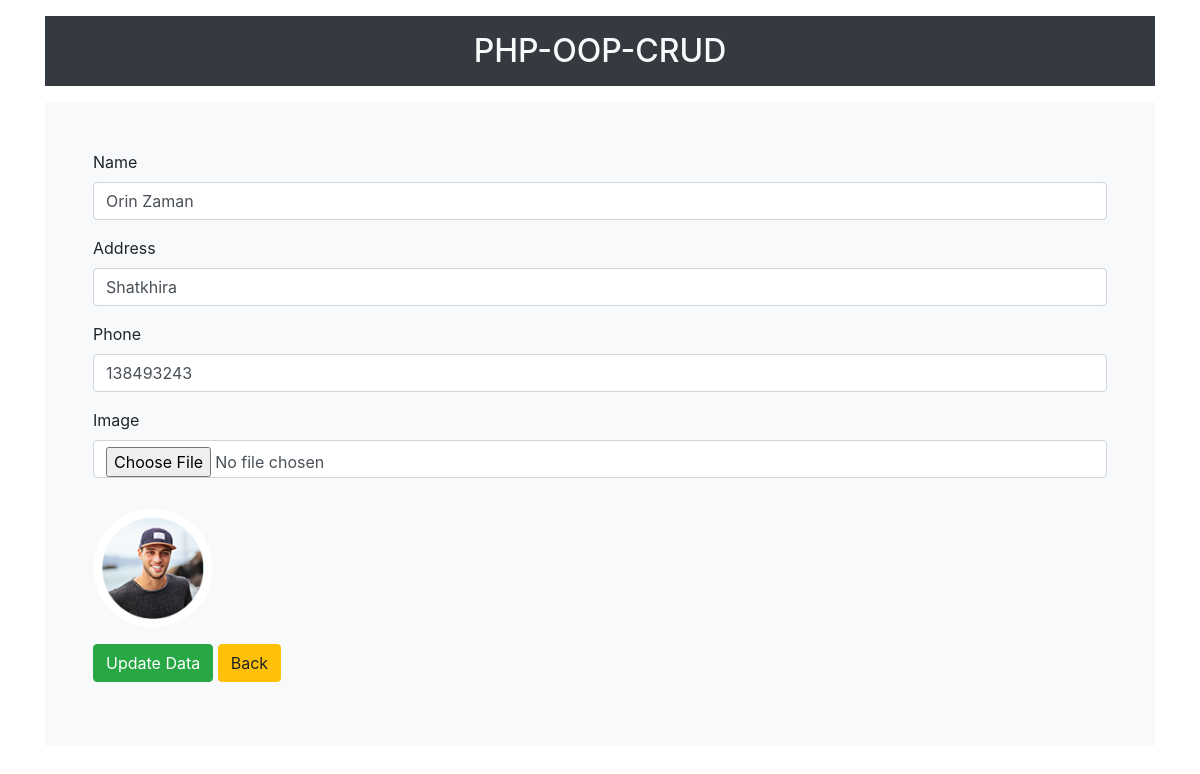
The page /edit.php?status=edit&&id=13 on the database its author committed.
### tables this page shows
CREATE TABLE `user_info` (
  `id` int(11) NOT NULL,
  `name` varchar(55) NOT NULL,
  `address` varchar(255) NOT NULL,
  `phone` int(15) NOT NULL,
  `image` varchar(100) NOT NULL
);

### Class/adminBack.php (called while the page is built, shortened)
<?php
		class adminBack{
		private $conn;
		 function __construct(){
			$dbhost = "localhost";
			$dbuser = "root";
			$dbpass = "";
			$dbname = "php-oop-crud";
			$this->conn = mysqli_connect($dbhost,$dbuser,$dbpass,$dbname);
		}
		function edit_data($edit_id){
		$query = "SELECT * FROM user_info WHERE id='$edit_id'";
			if ($data =mysqli_query($this->conn,$query)) {
				return $data;
			}
		}
	}
 ?>

### edit.php (the view, shortened to what this page needs)
<?php
	include("Class/adminBack.php");
	$obj = new adminBack();
	if (isset($_GET['status'])) {
		$get_id = $_GET['id'];
		if ($_GET['status']=='edit') {
			$data = $obj->edit_data($get_id);
			$edit_values = array();
			while($edited = mysqli_fetch_array($data)){
				$edit_values[]=$edited;
			}
		}
	}
 ?>
<?php include('includes/header.php'); ?>
<div class="container">
	<h2 class="text-center text-light p-3 my-3 bg-dark">PHP-OOP-CRUD</h2>
</div>
<div class="container">
	<form action="" method="POST" class="form bg-light p-5" enctype="multipart/form-data">
		  			<?php
						foreach($edit_values as $values)
					 ?>
		<div>
			<div class="form-group">
				<label for="name">Name </label>
				<input type="text" name="name" placeholder="Enter Name" class="form-control" required
					value="<?php echo $values['name']; ?>">
			</div>
			<div class="form-group ">
				<label for="name">Address </label>
				<input type="text" name="address" placeholder="Enter Address" class="form-control" required
					value="<?php echo $values['address']; ?>">
			</div>
			<div class="form-group">
				<label for="name">Phone </label>
				<input type="number" name="phone" placeholder="Enter Phone" class="form-control" required
					value="<?php echo $values['phone']; ?>">
			</div>
			<div class="form-group">
				<label for="name">Image </label>
				<input type="file" name="files" class="form-control" required>
				<img src="upload/<?php echo $values['image'] ?> " alt="image" width="120px"
					style="border-radius: 50%; height: 120px; margin-top: 30px;">
			</div>
			<div class="form-group">
				<input class="btn btn-success" type="submit" value="Update Data" id="submit-button"
					name="update-button">
				<a href="index.php" type="button" class="btn btn-warning" data-dismiss="modal">Back</a href="index.php">
			</div>
		</div>
	</form>
</div>
<?php include('includes/footer.php'); ?>

### rows shown on the page
user_info: name "Orin Zaman", address "Shatkhira", phone "138493243", image (picture)
